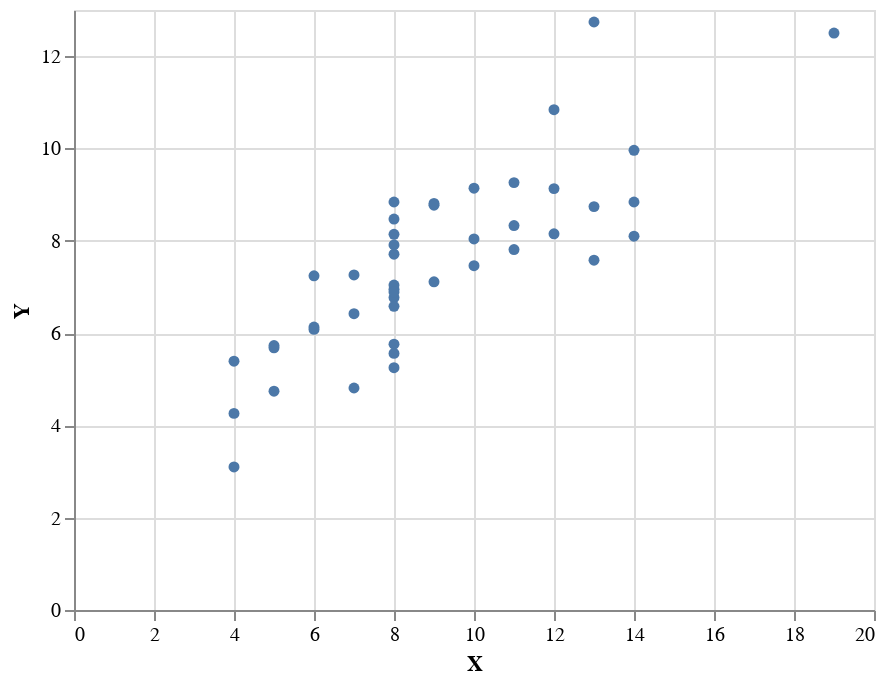

Write notebook code for a chart like this one.
### Code cell
anscombe_select(anscombe)

### Figure 1 — Vega-Lite specification as saved in the notebook (floating-point values rounded to 4 significant figures)
{"config": {"view": {"continuousWidth": 400, "continuousHeight": 300}}, "data": {"name": "data-3d23a3381c61efd5a9c7a8abc82c6d65"}, "mark": "circle", "encoding": {"opacity": {"condition": {"value": 1.0, "selection": "Select"}, "value": 0.2}, "tooltip": [{"type": "quantitative", "field": "X"}, {"type": "quantitative", "field": "Y"}], "x": {"type": "quantitative", "field": "X"}, "y": {"type": "quantitative", "field": "Y"}}, "selection": {"Select": {"type": "single", "fields": ["Series"], "bind": {"input": "select", "options": ["I", "II", "III", "IV"]}}}, "$schema": "https://vega.github.io/schema/vega-lite/v4.8.1.json", "datasets": {"data-3d23a3381c61efd5a9c7a8abc82c6d65": [{"Series": "I", "X": 10, "Y": 8.04}, {"Series": "I", "X": 8, "Y": 6.95}, {"Series": "I", "X": 13, "Y": 7.58}, {"Series": "I", "X": 9, "Y": 8.81}, {"Series": "I", "X": 11, "Y": 8.33}, {"Series": "I", "X": 14, "Y": 9.96}, {"Series": "I", "X": 6, "Y": 7.24}, {"Series": "I", "X": 4, "Y": 4.26}, {"Series": "I", "X": 12, "Y": 10.84}, {"Series": "I", "X": 7, "Y": 4.81}, {"Series": "I", "X": 5, "Y": 5.68}, {"Series": "II", "X": 10, "Y": 9.14}, {"Series": "II", "X": 8, "Y": 8.14}, {"Series": "II", "X": 13, "Y": 8.74}, {"Series": "II", "X": 9, "Y": 8.77}, {"Series": "II", "X": 11, "Y": 9.26}, {"Series": "II", "X": 14, "Y": 8.1}, {"Series": "II", "X": 6, "Y": 6.13}, {"Series": "II", "X": 4, "Y": 3.1}, {"Series": "II", "X": 12, "Y": 9.13}, {"Series": "II", "X": 7, "Y": 7.26}, {"Series": "II", "X": 5, "Y": 4.74}, {"Series": "III", "X": 10, "Y": 7.46}, {"Series": "III", "X": 8, "Y": 6.77}, {"Series": "III", "X": 13, "Y": 12.74}, {"Series": "III", "X": 9, "Y": 7.11}, {"Series": "III", "X": 11, "Y": 7.81}, {"Series": "III", "X": 14, "Y": 8.84}, {"Series": "III", "X": 6, "Y": 6.08}, {"Series": "III", "X": 4, "Y": 5.39}, {"Series": "III", "X": 12, "Y": 8.15}, {"Series": "III", "X": 7, "Y": 6.42}, {"Series": "III", "X": 5, "Y": 5.73}, {"Series": "IV", "X": 8, "Y": 6.58}, {"Series": "IV", "X": 8, "Y": 5.76}, {"Series": "IV", "X": 8, "Y": 7.71}, {"Series": "IV", "X": 8, "Y": 8.84}, {"Series": "IV", "X": 8, "Y": 8.47}, {"Series": "IV", "X": 8, "Y": 7.04}, {"Series": "IV", "X": 8, "Y": 5.25}, {"Series": "IV", "X": 19, "Y": 12.5}, {"Series": "IV", "X": 8, "Y": 5.56}, {"Series": "IV", "X": 8, "Y": 7.91}, {"Series": "IV", "X": 8, "Y": 6.89}]}}
